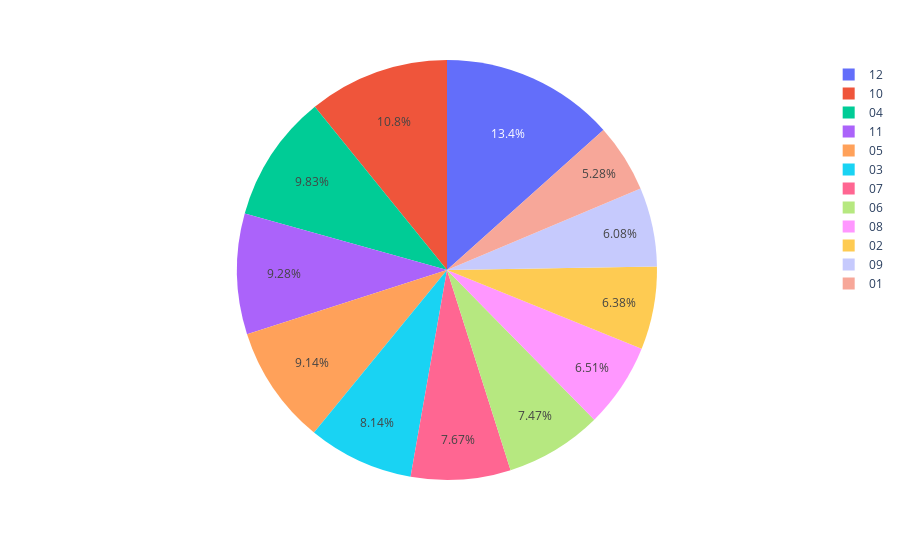

The code cell stored with this chart in its notebook:
### Markdown cell above
# Pie Chart

### Code cell
fig = px.pie(df_sales_by_month , values = "Sales" , names="Month")
fig.show()

### Figure 1 — Plotly figure (JSON) as saved in the notebook; plotly's stock layout.template omitted (floating-point values rounded to 4 significant figures)
{"data": [{"domain": {"x": [0, 1], "y": [0, 1]}, "hovertemplate": "Month=%{label}<br>Sales=%{value}<extra></extra>", "labels": ["01", "02", "03", "04", "05", "06", "07", "08", "09", "10", "11", "12"], "legendgroup": "", "name": "", "showlegend": true, "type": "pie", "values": [1822000.0, 2202000.0, 2807000.0, 3391000.0, 3153000.0, 2577000.0, 2646000.0, 2244000.0, 2097260, 3736715, 3200000.0, 4613000.0]}], "layout": {"legend": {"tracegroupgap": 0}, "margin": {"t": 60}}}
